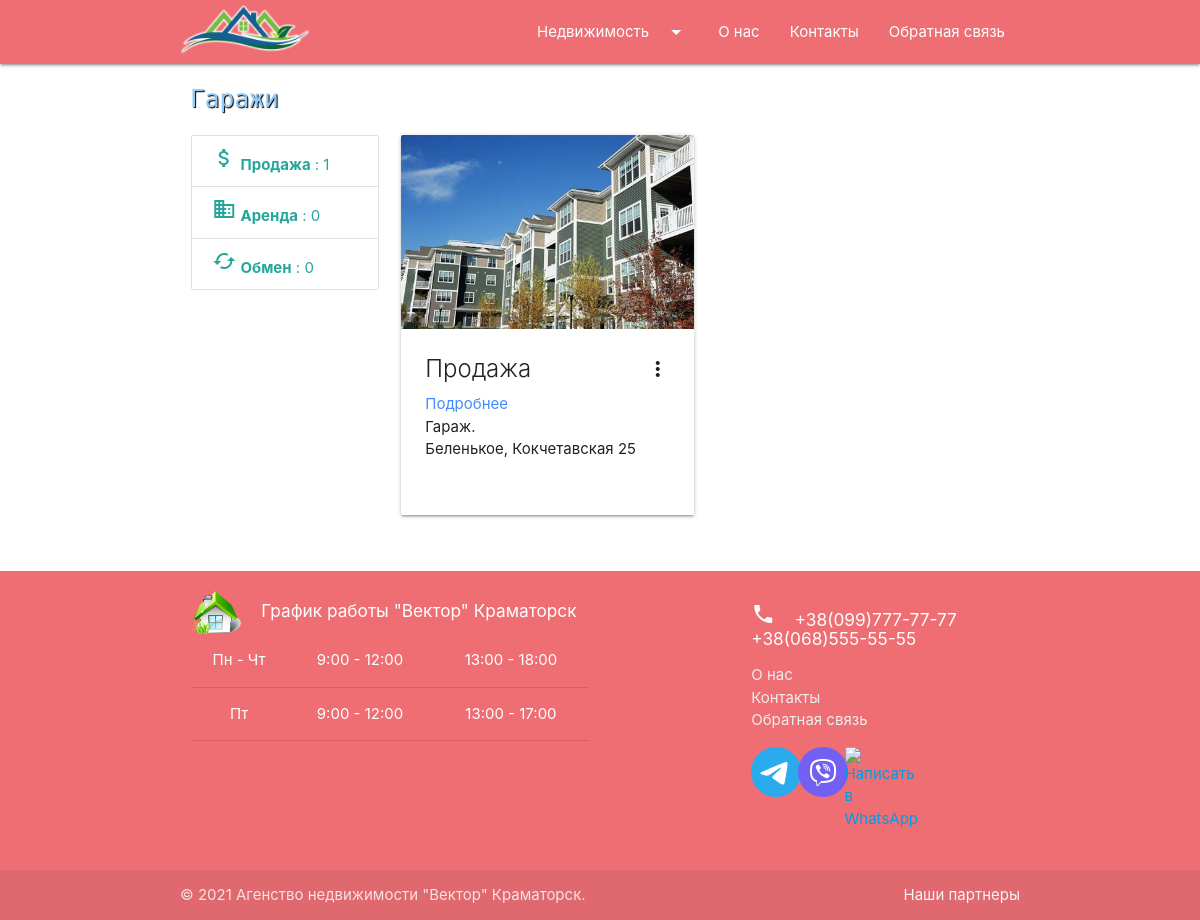
/garages/, run on an earlier commit of the app's database.
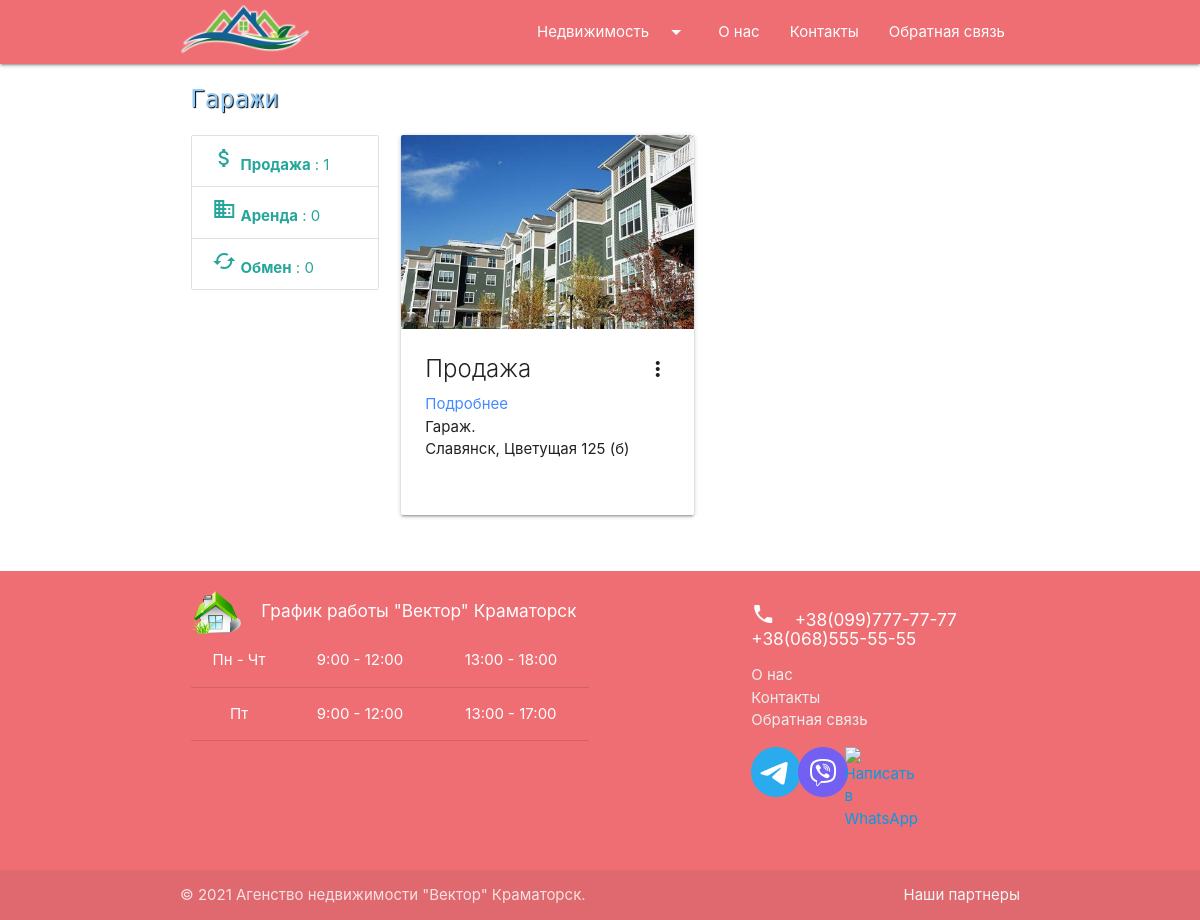
And on a later commit of the database.
### agency/models.py (models this page shows, shortened)
class Garage(models.Model):
    slug_title = 'Garage'
    created_at = models.DateTimeField(auto_now_add=True, verbose_name='Создано')
    updated_at = models.DateTimeField(auto_now=True, verbose_name='Обновлено')
    proposal_type = models.CharField(max_length=8, choices=_PROP_CHOICES, default=_SALE, verbose_name='Тип предложения')
    price = models.FloatField(verbose_name='Цена $')
    total_area = models.FloatField(
        default=10.0, validators=[MinValueValidator(3.0), MaxValueValidator(200.0)], verbose_name='Общая площадь кв.м'
    )
    address = models.CharField(max_length=65, verbose_name='Адрес')
    description = models.TextField(blank=True, max_length=400, verbose_name='Описание')
    image = models.ImageField(upload_to="Garages/", blank=True,  verbose_name='Фото')
    realtors = models.ManyToManyField(Realtor, blank=True, verbose_name='Риелтор')
    class Meta:
        verbose_name = 'Гараж'
        verbose_name_plural = 'Гаражи'
        ordering = ['created_at']

### agency/views.py (the view)
# urls.py: path('garages/', GaragesView.as_view(), name='garages'),
class GaragesView(ListView):
    model = Garage
    template_name = 'agency/garages.html'
    context_object_name = 'garages'
    paginate_by = 6
    def get_context_data(self, **kwargs):
        context = super().get_context_data(**kwargs)
        context['title'] = "Гаражи"
        return context
    def get_queryset(self):
        return Garage.objects.all()

### agency/templatetags/garages_tags.py (called while the page is built)
@register.inclusion_tag('agency/garagesSidebarTmpl.html')
def count_garages():
    garagesBySale = len(Garage.objects.filter(proposal_type='sale'))
    garagesByExchange = len(Garage.objects.filter(proposal_type='exchange'))
    garagesByRental = len(Garage.objects.filter(proposal_type='rental'))
    return {
        "garagesBySale": garagesBySale,
        "garagesByExchange": garagesByExchange,
        "garagesByRental": garagesByRental,
    }

### agency/templates/agency/garages.html (shortened to what this page needs)
{% extends 'index.html' %}
{% block content %}
<div class="container">
    <h5 class="pageTitle">{{ title }}</h5>
    <div class="row">
        <div class="col s12 m12 l3">
            {% include 'inc/_garages_sidebar.html' %}
        </div>
        <div class="col s12 m12 l9">
            <div class="row">
                {% for item in garages %}
                <div class="col s12 m6 l6 xl4">
                    <div class="card sticky-action hoverable card_flat">
                        <div class="card-image waves-effect waves-block waves-light">
                            <img class="activator" src="{{ item.image.url }}">
                        </div>
                        <div class="card-content">
                            <span class="card-title activator grey-text text-darken-4">
                                {% if item.proposal_type == 'sale' %}
                                    Продажа
                                {% elif item.proposal_type == 'rental' %}
                                    Аренда
                                {% elif item.proposal_type == 'exchange' %}
                                    Обмен
                                {% else %}
                                    unknown
                                {% endif %}
                                <i class="material-icons right">more_vert</i>
                            </span>
                            <a href="{{ item.get_absolute_url }}" style="color: #448aff;">Подробнее</a>
                            <p>Гараж.</p>
                            <p>{{ item.address }}</p>
                        </div>
                    </div>
                </div>
                {% endfor %}
            </div>
            <div class="col s12 paginator" style="display: flex; justify-content: center;">
            </div>
        </div>
    </div>
</div>
{% endblock %}

What changed in the data, as far as the page shows it:
changed Garage: address "Беленькое, Кокчетавская 25" → "Славянск, Цветущая 125 (б)"
